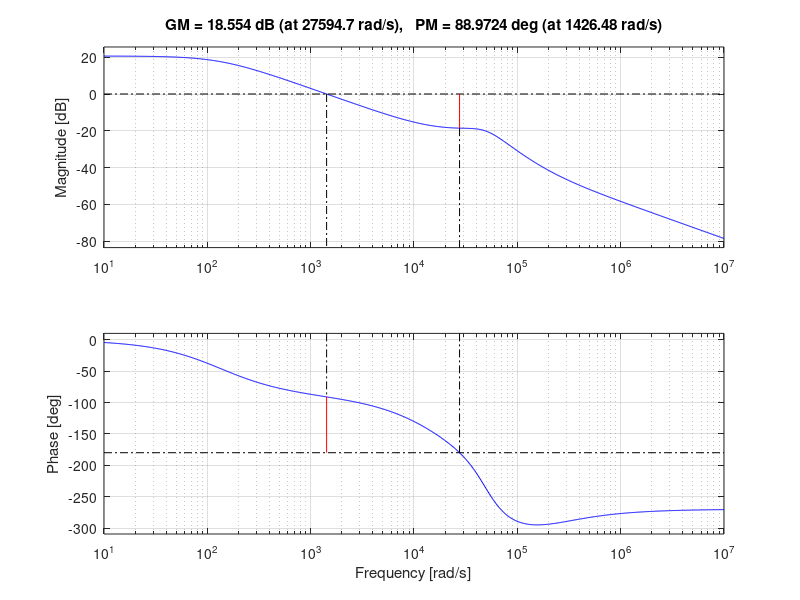
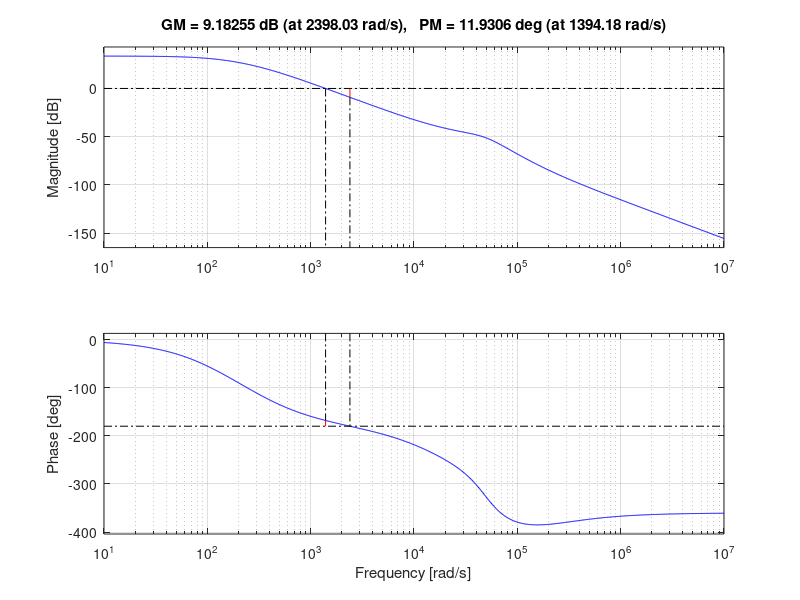

Reproduce these figures in MATLAB, in order.
s = tf('s');

fBW = 4410;

Nps = 1;
Rout = 8.4;
Rcs = 0.167;
Acs = 1.65;
D = 0.447;
tL = 1.374;
M = 0.808;

Cz = 10*10^(-9);
Rz = 36083;
RFB2 = 1000;
CFB = 9.021*10^(-9);
R1 = 18000;
R2 = 2400;

R8 = 10000;
C8 = 56*10^(-9);

Rpar = 2200;
Gain = R8/Rpar;

G0 = ((Rout*Nps)/(Rcs*Acs))*(1/(((1-D)^2/tL) + (2*M)+1));
%Gs = ((1+s*Cz*Rz)/(s*Cz))*(R1/R2)*(1/(s*CFB*RFB2+1));
%Gs1 = Gain * ((1+s/(fBW/2))/(1+s/(fBW*2)));
%Gs2 = 2.839*((1+s/(4000))/(1+s/(3000)));
%Gs3 = 5 * ((1+s/(700))/(1+s/(1700)));

wesr = 189470;
wrhpz = 15851;

wp1 = 132.807;
wp2 = 50000;

sys = G0 * (((1+s/wesr)*(1-s/wrhpz))/(1+s/wp1)) * (1/(1+(s/wp2)+(s^2/wp2^2)));
sys1 = sys * (1 / (1+s/314)) * 4.45;
%sys2 = sys * Gs2;
%sys3 = sys * Gs3;


figure(1)
bode(sys)
margin(sys)

figure(2)
bode(sys1)
margin(sys1)
% 
% figure(3)
% step(sys1)
% 
% figure(4)
% bode(sys * Gain)
% margin(sys * Gain)
% 
% figure(5)
% step(sys2)
% 
% figure(6)
% bode(sys3)
% margin(sys3)
% 
% figure(7)
% step(sys3)
